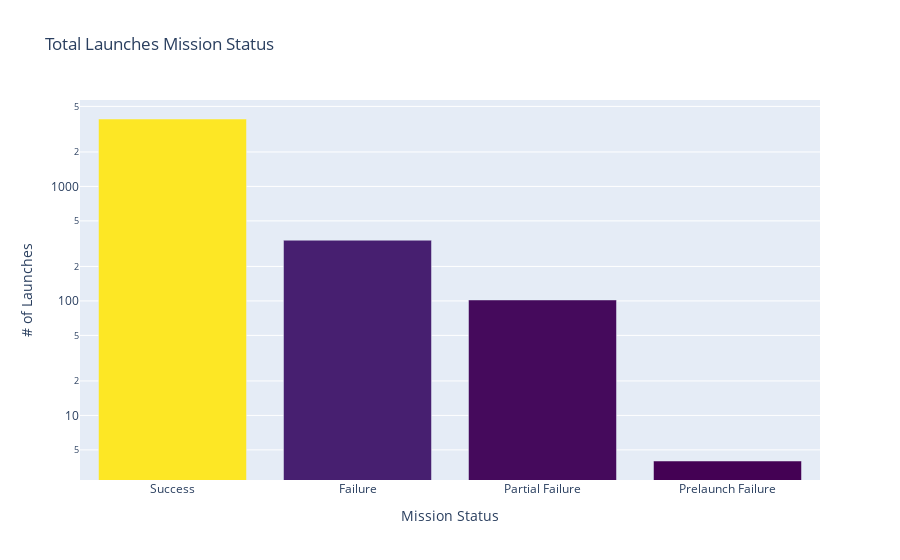

Here is the notebook cell this chart was saved with:
### Code cell
plt.figure(figsize=(14,6), dpi=100)
bar_outcome = px.bar(df_outcome, 
                 x=df_outcome.index, 
                 y=df_outcome.values, 
                 color=df_outcome.values, 
                 color_continuous_scale='viridis',
                 height=500,
                 title='Total Launches Mission Status')
bar_outcome.update_layout(xaxis_title='Mission Status', 
                     yaxis_title='# of Launches', 
                     coloraxis_showscale=False,
                     yaxis=dict(type='log'))
                    
bar_outcome.show()

### Figure 1 — Plotly figure (JSON) as saved in the notebook; plotly's stock layout.template omitted (floating-point values rounded to 4 significant figures)
{"data": [{"alignmentgroup": "True", "hovertemplate": "Mission_Status=%{x}<br>y=%{y}<br>color=%{marker.color}<extra></extra>", "legendgroup": "", "marker": {"color": [3879, 339, 102, 4], "coloraxis": "coloraxis", "pattern": {"shape": ""}}, "name": "", "offsetgroup": "", "orientation": "v", "showlegend": false, "textposition": "auto", "type": "bar", "x": ["Success", "Failure", "Partial Failure", "Prelaunch Failure"], "xaxis": "x", "y": [3879, 339, 102, 4], "yaxis": "y"}], "layout": {"autosize": true, "barmode": "relative", "coloraxis": {"colorbar": {"title": {"text": "color"}}, "colorscale": [[0, "#440154"], [0.1111, "#482878"], [0.2222, "#3e4989"], [0.3333, "#31688e"], [0.4444, "#26828e"], [0.5556, "#1f9e89"], [0.6667, "#35b779"], [0.7778, "#6ece58"], [0.8889, "#b5de2b"], [1, "#fde725"]], "showscale": false}, "legend": {"tracegroupgap": 0}, "title": {"text": "Total Launches Mission Status"}, "xaxis": {"anchor": "y", "autorange": true, "domain": [0, 1], "range": [-0.5, 3.5], "title": {"text": "Mission Status"}, "type": "category"}, "yaxis": {"anchor": "x", "autorange": true, "domain": [0, 1], "range": [0.4361, 3.755], "title": {"text": "# of Launches"}, "type": "log"}}}
